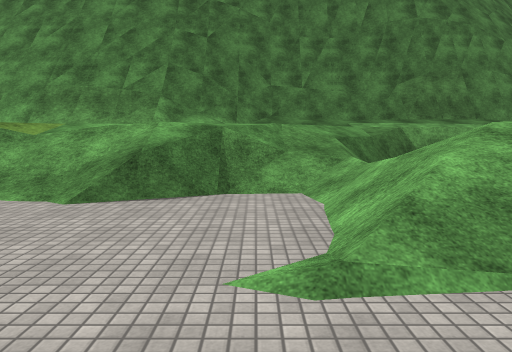
view 1 (above)

12 first-person views from a walk through a scene from a Unity 3-D project. The camera is 1.5 m above the floor, tilts 6° down and sees 70° across. The floor is counted in squares, 2 m on a side. Each view is taken from the middle of a square. On the plan, view 1 faces up. The plan holds only what a view shows up to about 11 squares ahead; the rest is blank. The place goes on beyond the plan. Some animated figures are not drawn. Surface patterns are stand-ins for the level's own textures.

view 2
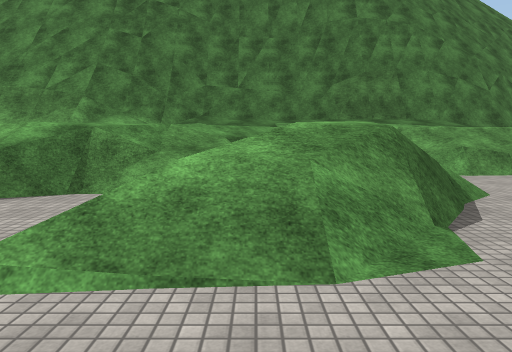

view 3
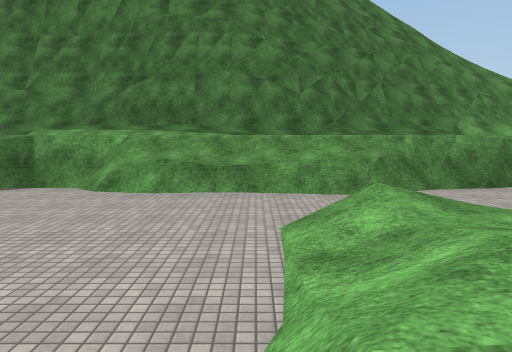

view 4
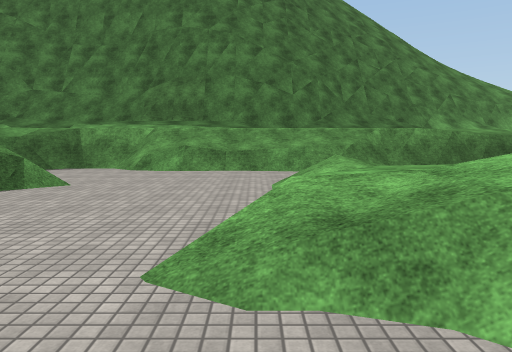

view 5
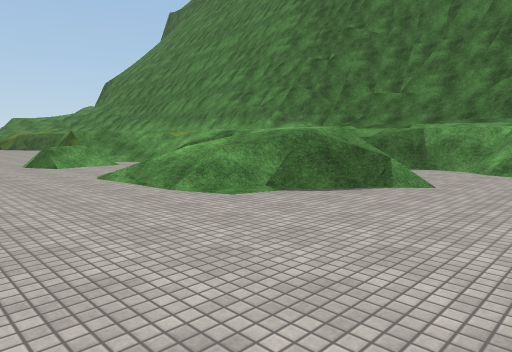

view 6
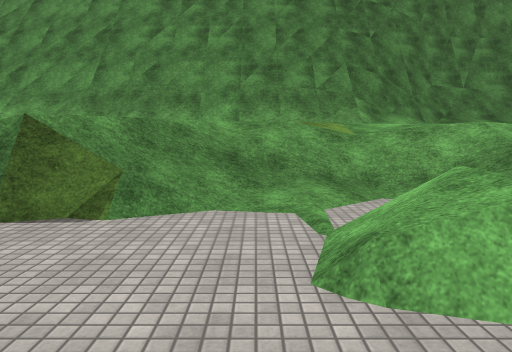

view 7
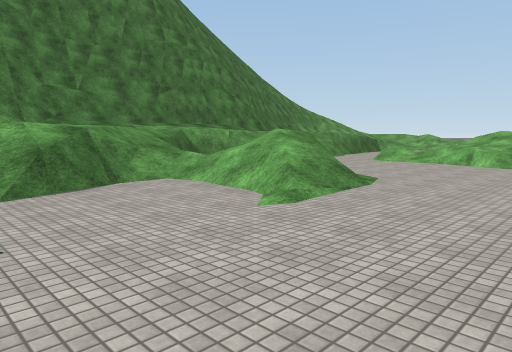

view 8
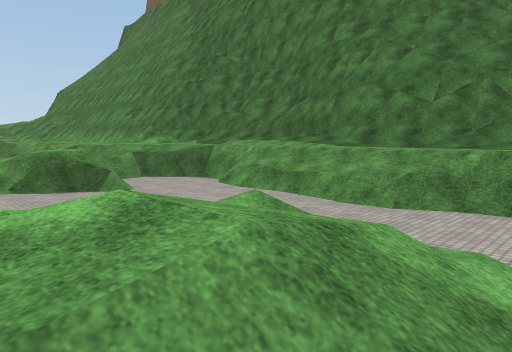

view 9
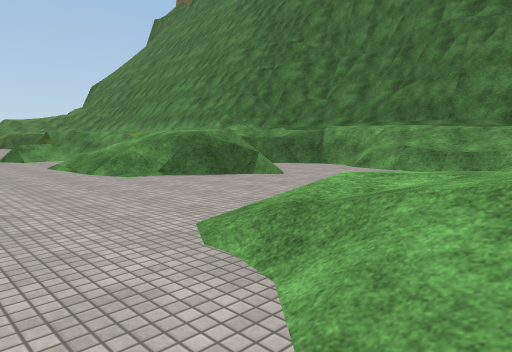

view 10
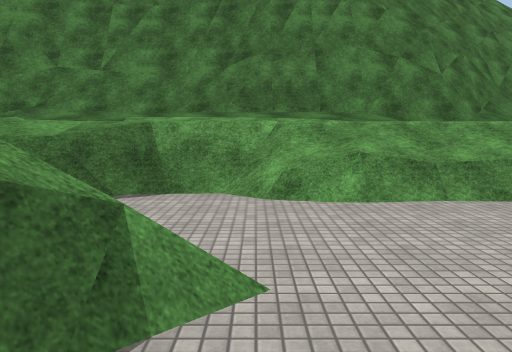

view 11
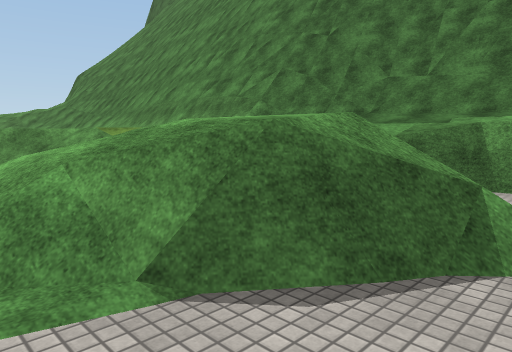

view 12
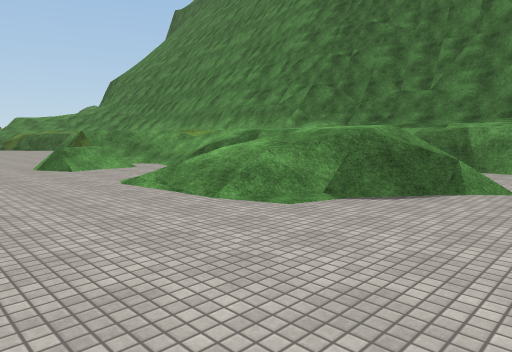

### Floor plan
Key: @ floor where view 1 was taken; # wall or solid block; . main floor; : floor 0.75 m higher than the main floor; + floor 1.5 m higher than the main floor; * floor 2.5 m higher than the main floor; / step, stairs or slope; = window, fence, low wall or low ledge; ^ raised ledge; v drop or lower ground.
Columns run from 12 left of view 1 to 15 right of it. Each row starts with its distance up from view 1.
 13                        ^^
 12             ^^^^#^   ^^//
 11            ^#///#^^^^#/*+
 10 ^^^^^^^^^^^=//******++++  ++
  9  /==^^^^^=/+  ++++++++++++++
  8              +/##//////=v#/
  7          ++ +/=....../=..
  6       ++++++///..........
  5      +/////=///==....////
  4      ///.....//+=..../. .
  3     =...//...///...../: //
  2      ...//...//...../://+/
  1      ...............//+///
  0        . ...@........./
 -1          ....  ........

Positions as (right, up) in squares from view 1, and headings:
1: (0, 0), facing up
2: (2, 0), facing up
3: (8, 1), facing up
4: (8, -1), facing up
5: (7, -1), facing up-left
6: (-5, 0), facing up
7: (-3, -1), facing up-right
8: (13, 1), facing up-left
9: (10, -1), facing up-left
10: (5, 3), facing up
11: (5, 2), facing up-left
12: (6, -1), facing up-left
